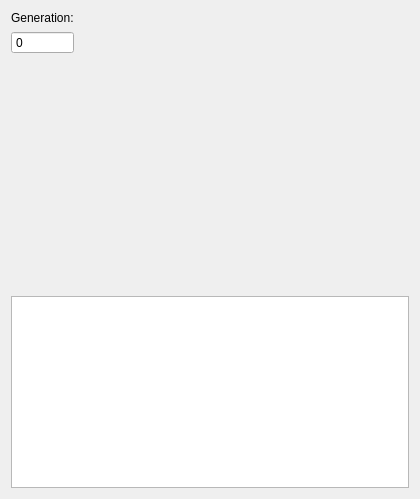
<?xml version="1.0" encoding="UTF-8"?>
<ui version="4.0">
 <class>GenerationView</class>
 <widget class="QWidget" name="GenerationView">
  <property name="geometry">
   <rect>
    <x>0</x>
    <y>0</y>
    <width>420</width>
    <height>499</height>
   </rect>
  </property>
  <property name="windowTitle">
   <string>Generation</string>
  </property>
  <layout class="QVBoxLayout" name="verticalLayout_2">
   <item>
    <layout class="QHBoxLayout" name="horizontalLayout">
     <item>
      <layout class="QVBoxLayout" name="verticalLayout">
       <item>
        <widget class="QLabel" name="label">
         <property name="text">
          <string>Generation:</string>
         </property>
        </widget>
       </item>
       <item>
        <widget class="QSpinBox" name="spinGeneration">
         <property name="readOnly">
          <bool>true</bool>
         </property>
         <property name="buttonSymbols">
          <enum>QAbstractSpinBox::NoButtons</enum>
         </property>
         <property name="maximum">
          <number>999999999</number>
         </property>
        </widget>
       </item>
       <item>
        <spacer name="verticalSpacer">
         <property name="orientation">
          <enum>Qt::Vertical</enum>
         </property>
         <property name="sizeHint" stdset="0">
          <size>
           <width>20</width>
           <height>40</height>
          </size>
         </property>
        </spacer>
       </item>
      </layout>
     </item>
     <item>
      <widget class="ScoreTableView" name="stv" native="true">
       <property name="sizePolicy">
        <sizepolicy hsizetype="Preferred" vsizetype="Preferred">
         <horstretch>1</horstretch>
         <verstretch>0</verstretch>
        </sizepolicy>
       </property>
      </widget>
     </item>
    </layout>
   </item>
   <item>
    <widget class="GraphicsGridView" name="ggv" native="true">
     <property name="sizePolicy">
      <sizepolicy hsizetype="Preferred" vsizetype="Preferred">
       <horstretch>0</horstretch>
       <verstretch>1</verstretch>
      </sizepolicy>
     </property>
    </widget>
   </item>
   <item>
    <widget class="QTableWidget" name="tw"/>
   </item>
  </layout>
 </widget>
 <customwidgets>
  <customwidget>
   <class>GraphicsGridView</class>
   <extends>QWidget</extends>
   <header>gui/GraphicsGridView.h</header>
   <container>1</container>
  </customwidget>
  <customwidget>
   <class>ScoreTableView</class>
   <extends>QWidget</extends>
   <header>gui/ScoreTableView.h</header>
   <container>1</container>
  </customwidget>
 </customwidgets>
 <resources/>
 <connections/>
</ui>
